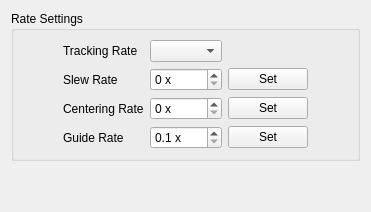
      <widget class="QWidget" name="tabRates">
       <attribute name="title">
        <string>Rates</string>
       </attribute>
       <layout class="QVBoxLayout" name="verticalLayout_15">
        <item>
         <widget class="QGroupBox" name="groupBox_RatesSettings">
          <property name="title">
           <string>Rate Settings</string>
          </property>
          <layout class="QGridLayout" name="gridLayout_3">
           <item row="1" column="1">
            <widget class="QLabel" name="label_TrackingRate">
             <property name="text">
              <string>Tracking Rate</string>
             </property>
            </widget>
           </item>
           <item row="1" column="2">
            <widget class="QComboBox" name="comboBox_TrackingRate"/>
           </item>
           <item row="2" column="2">
            <widget class="QSpinBox" name="spinBox_SlewRate">
             <property name="suffix">
              <string> x</string>
             </property>
            </widget>
           </item>
           <item row="2" column="1">
            <widget class="QLabel" name="label_SlewRate">
             <property name="text">
              <string>Slew Rate</string>
             </property>
            </widget>
           </item>
           <item row="3" column="2">
            <widget class="QSpinBox" name="spinBox_CenteringRate">
             <property name="suffix">
              <string> x</string>
             </property>
            </widget>
           </item>
           <item row="3" column="1">
            <widget class="QLabel" name="label_CenteringRate">
             <property name="text">
              <string>Centering Rate</string>
             </property>
            </widget>
           </item>
           <item row="4" column="1">
            <widget class="QLabel" name="label_GuideRate">
             <property name="text">
              <string>Guide Rate</string>
             </property>
            </widget>
           </item>
           <item row="1" column="0">
            <spacer name="horizontalSpacer_4">
             <property name="orientation">
              <enum>Qt::Horizontal</enum>
             </property>
             <property name="sizeHint" stdset="0">
              <size>
               <width>40</width>
               <height>20</height>
              </size>
             </property>
            </spacer>
           </item>
           <item row="1" column="4">
            <spacer name="horizontalSpacer_3">
             <property name="orientation">
              <enum>Qt::Horizontal</enum>
             </property>
             <property name="sizeHint" stdset="0">
              <size>
               <width>40</width>
               <height>20</height>
              </size>
             </property>
            </spacer>
           </item>
           <item row="4" column="2">
            <widget class="QDoubleSpinBox" name="doubleSpinBox_GuideRate">
             <property name="suffix">
              <string> x</string>
             </property>
             <property name="decimals">
              <number>1</number>
             </property>
             <property name="minimum">
              <double>0.100000000000000</double>
             </property>
             <property name="maximum">
              <double>1.000000000000000</double>
             </property>
             <property name="singleStep">
              <double>0.100000000000000</double>
             </property>
            </widget>
           </item>
           <item row="2" column="3">
            <widget class="QPushButton" name="pushButton_SetSlewRate">
             <property name="text">
              <string>Set</string>
             </property>
            </widget>
           </item>
           <item row="3" column="3">
            <widget class="QPushButton" name="pushButton_SetCenteringRate">
             <property name="text">
              <string>Set</string>
             </property>
            </widget>
           </item>
           <item row="4" column="3">
            <widget class="QPushButton" name="pushButton_SetGuideRate">
             <property name="text">
              <string>Set</string>
             </property>
            </widget>
           </item>
          </layout>
         </widget>
        </item>
        <item>
         <spacer name="verticalSpacer_5">
          <property name="orientation">
           <enum>Qt::Vertical</enum>
          </property>
          <property name="sizeHint" stdset="0">
           <size>
            <width>20</width>
            <height>40</height>
           </size>
          </property>
         </spacer>
        </item>
       </layout>
      </widget>
